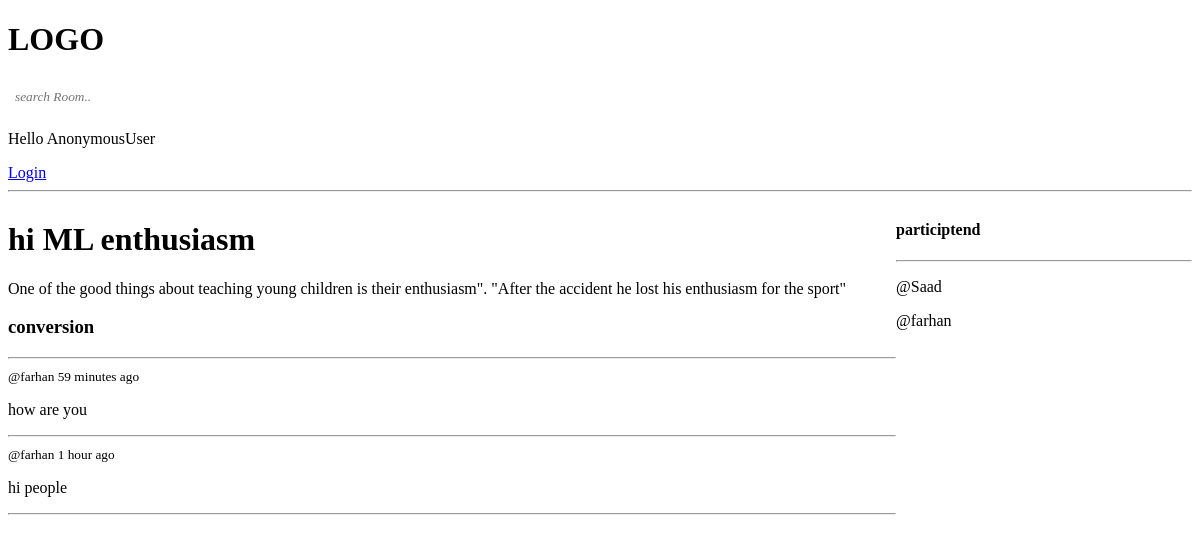
/room/9/, run on the app's committed database.
### user/models.py (models this page shows, shortened)
class Room (models.Model):
    host =models.ForeignKey(User, on_delete=models.SET_NULL, null=True)
    topic =models.ForeignKey(Topic, on_delete=models.SET_NULL, null=True)
    name =models.CharField(max_length=200)
    description=models.TextField(null=True, blank=True)
    participants =models.ManyToManyField(
        User, related_name='participants', blank=True)
    updated=models.DateTimeField(auto_now=True)
    created=models.DateTimeField(auto_now_add=True)
    class Meta:
        ordering=['-updated','-created'] #

class Message (models.Model):
    user =models.ForeignKey(User, on_delete=models.CASCADE)
    room =models.ForeignKey(Room, on_delete=models.CASCADE)
    body =models.TextField(default='Default message')
    updated=models.DateTimeField(auto_now=True)
    created =models.DateTimeField(auto_now_add=True)
    class Meta:
        ordering=['-updated','-created']

### user/views.py (the view, shortened to what this page needs)
# urls.py: path('room/<str:pk>/',views.room, name='room'),
def room (request,pk):
    room =Room.objects.get(id=pk)
    room_messages=room.message_set.all()
    participants=room.participants.all()
    context ={'room':room, 'room_messages':room_messages ,
              'participants':participants}
    return render(request,"base/room.html", context)

### templates/base/room.html (shortened to what this page needs)
{%extends "base/main.html"%}
{%block content%}
<div class="room-container">
    <div>
        <h1>{{room.name}}</h1>
        <p>{{room.description}}</p>
        <div class='comment-wrapper'>
            <h3>conversion</h3>
            <hr>
            {% for message in room_messages%}
            <div>
                <small>@{{message.user}} {{message.created|timesince}} ago</small>
                <p>{{message.body}}</p>
                <hr>
            </div>
            {% endfor %}
        </div>
    </div>
    <div>
        <h4>participtend</h4>
        <hr>
        {% for user in participants%}
            <div>
                <p>@{{user.username}}</p>
            </div>
        {% endfor%}
    </div>
</div>
{% endblock %}

### templates/base/room.html (style rules this page uses)
.room-container { display: grid; grid-template-columns: 3fr 1fr; }

### data on the page
Room: name "hi ML enthusiasm", description "One of the good things about teaching young children is their enthusiasm\". \"After the accident he lost his enthusiasm for the sport\""
Message: user "farhan", created "59 minutes", body "how are you"
Message: user "farhan", created "1 hour", body "hi people"

### other printed values
{{ request.user }} "AnonymousUser"
{{ user.username }} "Saad"
{{ user.username }} "farhan"
